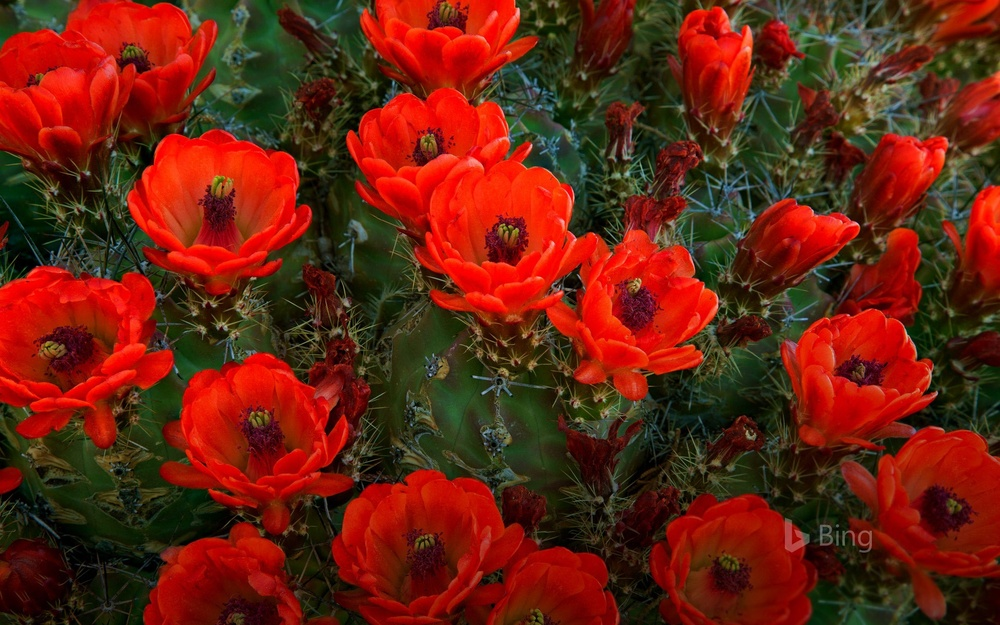
#> input picture img_processing/demo.jpg, 1000 x 625 px, shrunk from 1920 x 1200 before the run
$ python crop_an_img.py
#> lines starting #> are read from the running program, lines starting #| are printed output that depends on the picture
import cv2

img = cv2.imread("demo.jpg")
#> img is the input picture: shape (625, 1000, 3); mean B, G, R 16.8, 34.5, 105.4

height, width = img.shape[0:2]
#> height = 625; width = 1000

startRow = int(height*.15)
#> startRow = 93

startCol = int(width*.15)
#> startCol = 150

endRow = int(height*.85)
#> endRow = 531

endCol = int(width*.85)
#> endCol = 850

croppedImage = img[startRow:endRow, startCol:endCol]
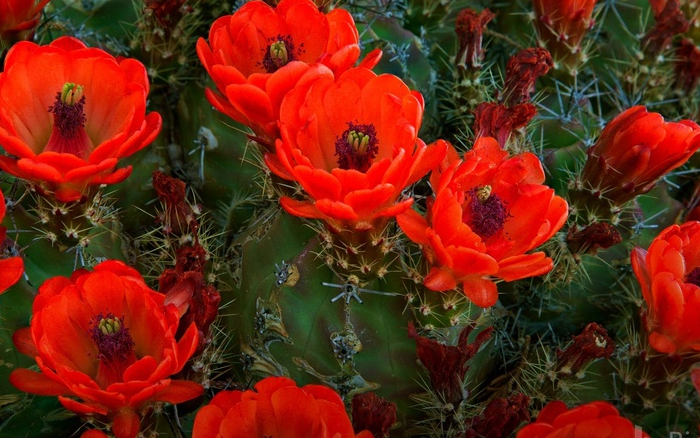
#> croppedImage: shape (438, 700, 3); mean B, G, R 18.5, 37.7, 107.6

cv2.imshow('Original Image', img)

cv2.imshow('Cropped Image', croppedImage)

cv2.waitKey(0)
